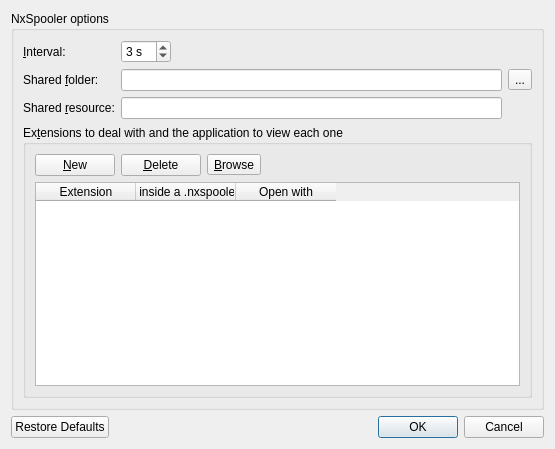
<?xml version="1.0" encoding="UTF-8"?>
<ui version="4.0">
 <class>optionsDialog</class>
 <widget class="QDialog" name="optionsDialog">
  <property name="windowModality">
   <enum>Qt::ApplicationModal</enum>
  </property>
  <property name="geometry">
   <rect>
    <x>0</x>
    <y>0</y>
    <width>555</width>
    <height>449</height>
   </rect>
  </property>
  <property name="windowTitle">
   <string>Options</string>
  </property>
  <property name="windowIcon">
   <iconset resource="nxspooler.qrc">
    <normaloff>:/img/nxspooler.png</normaloff>:/img/nxspooler.png</iconset>
  </property>
  <layout class="QVBoxLayout" name="verticalLayout">
   <item>
    <widget class="QGroupBox" name="groupBox">
     <property name="title">
      <string>NxSpooler options</string>
     </property>
     <layout class="QGridLayout" name="gridLayout">
      <item row="0" column="0">
       <widget class="QLabel" name="label_seconds">
        <property name="text">
         <string>&amp;Interval:</string>
        </property>
        <property name="buddy">
         <cstring>m_seconds</cstring>
        </property>
       </widget>
      </item>
      <item row="0" column="1">
       <widget class="QSpinBox" name="m_seconds">
        <property name="sizePolicy">
         <sizepolicy hsizetype="Fixed" vsizetype="Fixed">
          <horstretch>0</horstretch>
          <verstretch>0</verstretch>
         </sizepolicy>
        </property>
        <property name="minimumSize">
         <size>
          <width>50</width>
          <height>0</height>
         </size>
        </property>
        <property name="toolTip">
         <string>Time interval, in seconds, between searches of files</string>
        </property>
        <property name="whatsThis">
         <string>Time interval, in seconds, between searches of files.</string>
        </property>
        <property name="suffix">
         <string> s</string>
        </property>
        <property name="minimum">
         <number>1</number>
        </property>
        <property name="value">
         <number>3</number>
        </property>
       </widget>
      </item>
      <item row="1" column="0">
       <widget class="QLabel" name="label_path">
        <property name="text">
         <string>Shared &amp;folder:</string>
        </property>
        <property name="buddy">
         <cstring>m_folder</cstring>
        </property>
       </widget>
      </item>
      <item row="1" column="1">
       <widget class="QLineEdit" name="m_folder">
        <property name="sizePolicy">
         <sizepolicy hsizetype="MinimumExpanding" vsizetype="Fixed">
          <horstretch>0</horstretch>
          <verstretch>0</verstretch>
         </sizepolicy>
        </property>
        <property name="minimumSize">
         <size>
          <width>230</width>
          <height>0</height>
         </size>
        </property>
        <property name="toolTip">
         <string>Shared folder</string>
        </property>
        <property name="whatsThis">
         <string>Shared folder using the name of the resource written below.</string>
        </property>
       </widget>
      </item>
      <item row="1" column="2">
       <widget class="QToolButton" name="m_find_path">
        <property name="toolTip">
         <string>Select a folder</string>
        </property>
        <property name="whatsThis">
         <string>Select a folder to share.</string>
        </property>
        <property name="text">
         <string notr="true">...</string>
        </property>
       </widget>
      </item>
      <item row="2" column="0">
       <widget class="QLabel" name="label_shared">
        <property name="text">
         <string>Shared &amp;resource:</string>
        </property>
        <property name="buddy">
         <cstring>m_shared</cstring>
        </property>
       </widget>
      </item>
      <item row="2" column="1">
       <widget class="QLineEdit" name="m_shared">
        <property name="sizePolicy">
         <sizepolicy hsizetype="MinimumExpanding" vsizetype="Fixed">
          <horstretch>0</horstretch>
          <verstretch>0</verstretch>
         </sizepolicy>
        </property>
        <property name="minimumSize">
         <size>
          <width>230</width>
          <height>0</height>
         </size>
        </property>
        <property name="toolTip">
         <string>Name of the shared resource</string>
        </property>
        <property name="whatsThis">
         <string>Name of the shared resource that the NX client will mount in the server. NxSpooler doesn't check the existence of the shared resource because it's not necessary that the present user had access to it.</string>
        </property>
       </widget>
      </item>
      <item row="3" column="0" rowspan="2" colspan="3">
       <widget class="QGroupBox" name="groupBox_2">
        <property name="title">
         <string>Ex&amp;tensions to deal with and the application to view each one</string>
        </property>
        <layout class="QGridLayout" name="gridLayout_2">
         <item row="0" column="0">
          <widget class="QPushButton" name="m_new_ext">
           <property name="toolTip">
            <string>New extension</string>
           </property>
           <property name="text">
            <string>&amp;New</string>
           </property>
          </widget>
         </item>
         <item row="0" column="1">
          <widget class="QPushButton" name="m_delete_ext">
           <property name="toolTip">
            <string>Delete the selected extension</string>
           </property>
           <property name="text">
            <string>&amp;Delete</string>
           </property>
          </widget>
         </item>
         <item row="0" column="2">
          <widget class="QToolButton" name="m_find_app">
           <property name="sizePolicy">
            <sizepolicy hsizetype="Minimum" vsizetype="Fixed">
             <horstretch>0</horstretch>
             <verstretch>0</verstretch>
            </sizepolicy>
           </property>
           <property name="toolTip">
            <string>Select the application to view the files with this extension</string>
           </property>
           <property name="whatsThis">
            <string>Select an application.</string>
           </property>
           <property name="text">
            <string>&amp;Browse</string>
           </property>
          </widget>
         </item>
         <item row="1" column="0" colspan="4">
          <widget class="QTableWidget" name="m_exts_apps">
           <property name="frameShape">
            <enum>QFrame::StyledPanel</enum>
           </property>
           <property name="horizontalScrollBarPolicy">
            <enum>Qt::ScrollBarAlwaysOff</enum>
           </property>
           <property name="editTriggers">
            <set>QAbstractItemView::AllEditTriggers</set>
           </property>
           <property name="alternatingRowColors">
            <bool>true</bool>
           </property>
           <property name="selectionMode">
            <enum>QAbstractItemView::SingleSelection</enum>
           </property>
           <property name="selectionBehavior">
            <enum>QAbstractItemView::SelectRows</enum>
           </property>
           <property name="verticalScrollMode">
            <enum>QAbstractItemView::ScrollPerPixel</enum>
           </property>
           <property name="cornerButtonEnabled">
            <bool>false</bool>
           </property>
           <column>
            <property name="text">
             <string>Extension</string>
            </property>
           </column>
           <column>
            <property name="text">
             <string>Only if inside a .nxspooler-open</string>
            </property>
            <property name="toolTip">
             <string>Open a file of this kind only if it's referred from another file with extension &quot;.nxspooler-open&quot;</string>
            </property>
           </column>
           <column>
            <property name="text">
             <string>Open with</string>
            </property>
           </column>
          </widget>
         </item>
         <item row="0" column="3">
          <spacer name="horizontalSpacer">
           <property name="orientation">
            <enum>Qt::Horizontal</enum>
           </property>
           <property name="sizeHint" stdset="0">
            <size>
             <width>40</width>
             <height>20</height>
            </size>
           </property>
          </spacer>
         </item>
        </layout>
       </widget>
      </item>
     </layout>
    </widget>
   </item>
   <item>
    <widget class="QDialogButtonBox" name="m_buttonBox">
     <property name="whatsThis">
      <string/>
     </property>
     <property name="orientation">
      <enum>Qt::Horizontal</enum>
     </property>
     <property name="standardButtons">
      <set>QDialogButtonBox::Cancel|QDialogButtonBox::Ok|QDialogButtonBox::RestoreDefaults</set>
     </property>
    </widget>
   </item>
  </layout>
 </widget>
 <tabstops>
  <tabstop>m_seconds</tabstop>
  <tabstop>m_folder</tabstop>
  <tabstop>m_find_path</tabstop>
  <tabstop>m_shared</tabstop>
  <tabstop>m_new_ext</tabstop>
  <tabstop>m_delete_ext</tabstop>
  <tabstop>m_find_app</tabstop>
  <tabstop>m_exts_apps</tabstop>
  <tabstop>m_buttonBox</tabstop>
 </tabstops>
 <resources>
  <include location="nxspooler.qrc"/>
 </resources>
 <connections>
  <connection>
   <sender>m_buttonBox</sender>
   <signal>accepted()</signal>
   <receiver>optionsDialog</receiver>
   <slot>accept()</slot>
   <hints>
    <hint type="sourcelabel">
     <x>261</x>
     <y>477</y>
    </hint>
    <hint type="destinationlabel">
     <x>157</x>
     <y>274</y>
    </hint>
   </hints>
  </connection>
  <connection>
   <sender>m_buttonBox</sender>
   <signal>rejected()</signal>
   <receiver>optionsDialog</receiver>
   <slot>reject()</slot>
   <hints>
    <hint type="sourcelabel">
     <x>329</x>
     <y>477</y>
    </hint>
    <hint type="destinationlabel">
     <x>286</x>
     <y>274</y>
    </hint>
   </hints>
  </connection>
 </connections>
</ui>
